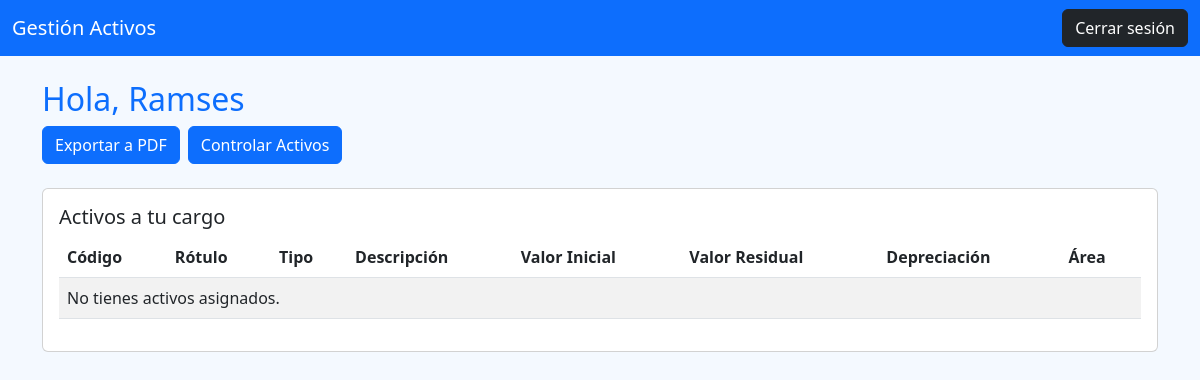
The page /dashboard/ (signed in) on the database as committed earlier.
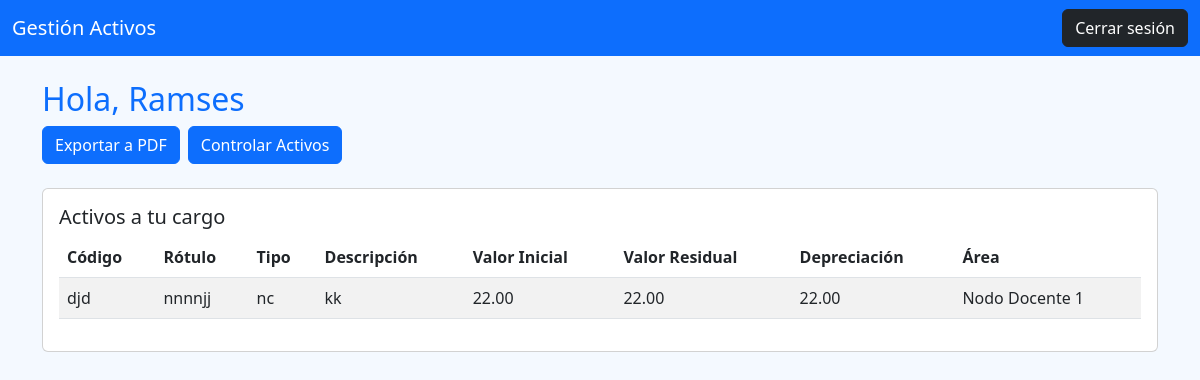
The same page on the database as committed later.
### usuarios/models.py (models this page shows, shortened)
class UsuarioGenerico(models.Model):
        nombre=models.CharField(max_length=60)
        contrasenya=models.CharField(max_length=50)
        class Meta():
            verbose_name='Usuario'
            verbose_name_plural='Usuarios'

### gestiom_activos/models.py (models this page shows, shortened)
class Activo(models.Model):
    cod_interno=models.CharField(max_length=50,unique=True)
    rotulo = models.CharField(max_length=50)
    tipo = models.CharField(max_length=250)
    descripcion =models.CharField(max_length=250)
    valor_inicial=models.DecimalField(max_digits=12,decimal_places=2)
    valor_residual=models.DecimalField(max_digits=12,decimal_places=2)
    depen_acomulada=models.DecimalField(max_digits=12,decimal_places=2)
    qr_code = models.ImageField(upload_to='qrcodes',blank=True,null=True)
    area=models.ForeignKey(Area,on_delete=models.CASCADE,related_name='activos')
    responsable=models.ForeignKey(Responsable,on_delete=models.SET_NULL,null=True,blank=True,related_name='activos_asignados')

class Area(models.Model):
    nombre = models.CharField(max_length=150)
    codigo = models.CharField(max_length=150)

### usuarios/views.py (the view)
# urls.py: path('dashboard/', views.dashboard_view, name='dashboard'),
def dashboard_view(request):
    usuario_id = request.session.get('usuario_id')
    if not usuario_id:
        return redirect('login')
    usuario = UsuarioGenerico.objects.get(id=usuario_id)
    if hasattr(usuario, 'responsable'):
        responsable = usuario.responsable
        activos = Activo.objects.filter(responsable=responsable)
        return render(request, 'responsable_dashboard.html', {'usuario': usuario, 'activos': activos})
    else:
        return render(request, 'dashboard.html', {'usuario': usuario})

### usuarios/templates/responsable_dashboard.html (shortened to what this page needs)
{% extends 'base.html' %}
{% block content %}
    <h2 class="text-primary">Hola, {{ usuario.nombre }}</h2>
    <div class="mb-3 d-flex gap-2">
        <a href="{% url 'gestiom_activos:generar_reporte_pdf' %}" class="btn btn-primary">Exportar a PDF</a>
        <a href="{% url 'gestiom_activos:controlar_activos' %}" class="btn btn-primary">Controlar Activos</a>
    </div>
    <div class="card mt-4">
        <div class="card-body">
            <h5 class="card-title">Activos a tu cargo</h5>
            <div class="table-responsive">
                <table class="table table-striped">
                    <thead>
                        <tr>
                            <th>Código</th>
                            <th>Rótulo</th>
                            <th>Tipo</th>
                            <th>Descripción</th>
                            <th>Valor Inicial</th>
                            <th>Valor Residual</th>
                            <th>Depreciación</th>
                            <th>Área</th>
                        </tr>
                    </thead>
                    <tbody>
                        {% for activo in activos %}
                        <tr>
                            <td>{{ activo.cod_interno }}</td>
                            <td>{{ activo.rotulo }}</td>
                            <td>{{ activo.tipo }}</td>
                            <td>{{ activo.descripcion }}</td>
                            <td>{{ activo.valor_inicial }}</td>
                            <td>{{ activo.valor_residual }}</td>
                            <td>{{ activo.depen_acomulada }}</td>
                            <td>{{ activo.area.nombre }}</td>
                        </tr>
                        {% empty %}
                        <tr>
                            <td colspan="8">No tienes activos asignados.</td>
                        </tr>
                        {% endfor %}
                    </tbody>
                </table>
            </div>
        </div>
    </div>
{% endblock %}

### usuarios/templates/base.html (shortened to what this page needs)
<!DOCTYPE html>
<html lang="es">
<head>
    <link href="https://cdn.jsdelivr.net/npm/bootstrap@5.3.0/dist/css/bootstrap.min.css" rel="stylesheet">
</head>
<body>
<nav class="navbar navbar-expand-lg">
    <div class="container-fluid">
        <a class="navbar-brand" href="#">Gestión Activos</a>
        <div class="d-flex">
            <a href="{% url 'logout' %}" class="btn btn-dark">Cerrar sesión</a>
        </div>
    </div>
</nav>
<div class="container mt-4">
    {% block content %}{% endblock %}
</div>
</body>
</html>

### usuarios/templates/base.html (style rules this page uses)
body { background-color: #f4f9ff; }
.navbar { background-color: #0d6efd; }
.navbar a, .navbar-brand { color: white !important; }

Rows that differ between the two databases and show on the page:
added Activo: cod_interno "djd", rotulo "nnnnjj", tipo "nc", descripcion "kk", valor_inicial "22.00", valor_residual "22.00", depen_acomulada "22.00", area.nombre "Nodo Docente 1"
Other text that changed with them:
text no longer shown: "No tienes activos asignados."
